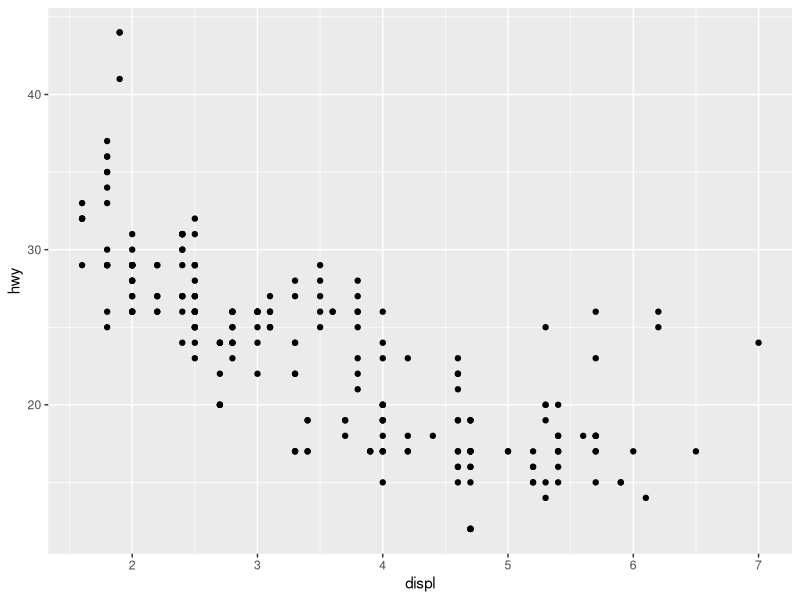
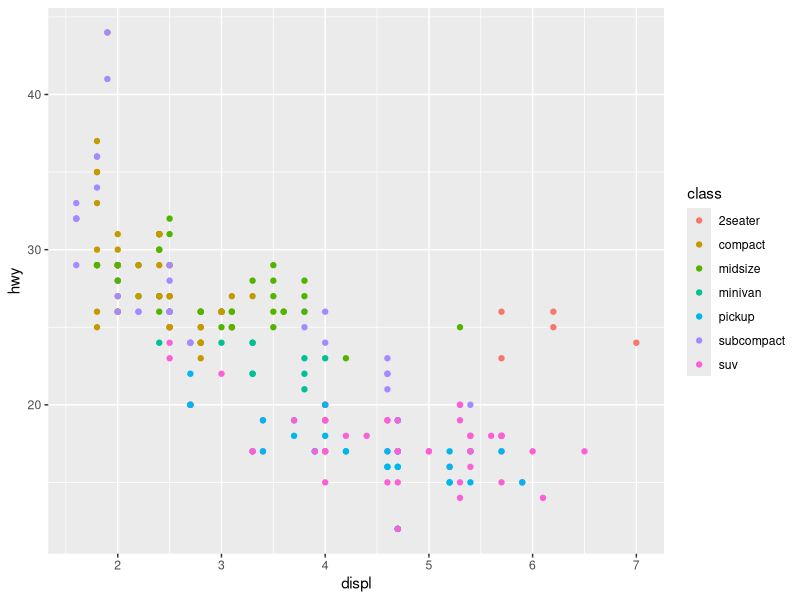
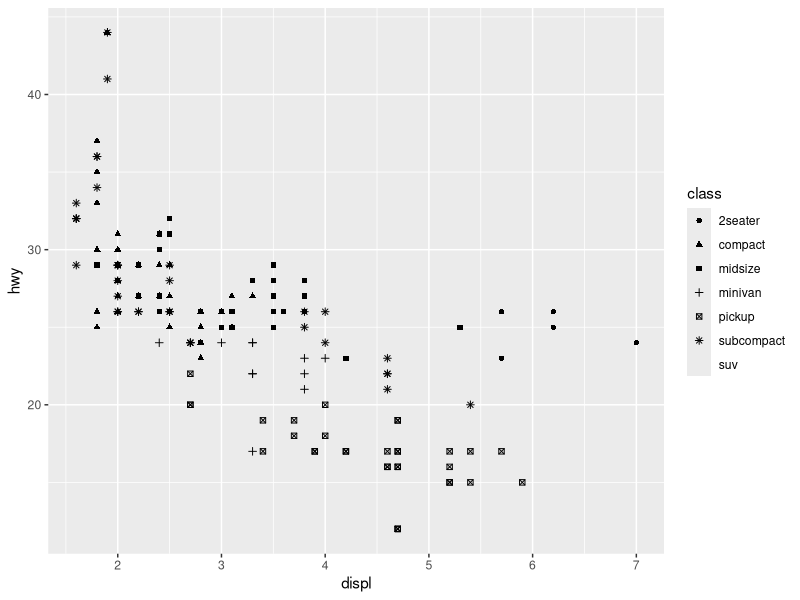
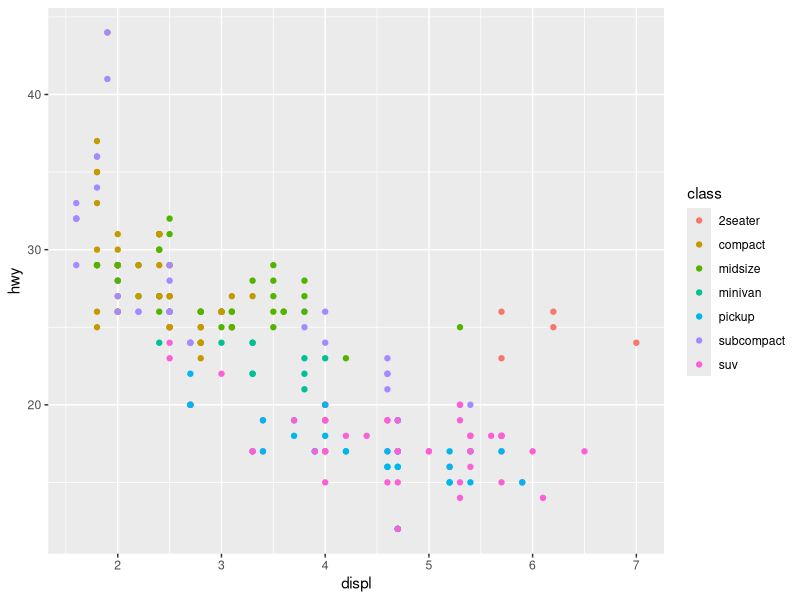

These figures' R source, in order:
## ---- chunk 1
knitr::opts_chunk$set(echo = TRUE)
library(tidyverse)
## ---- chunk 2
# data() to look at R data
g<- ggplot(data = mpg, aes(x=displ, y=hwy)) # data is df aes= aesthetic
  g+ geom_point() # this creates a scatterplot 

## ---- chunk 3
  g+ geom_point(aes(color= class)) # used another aes for specific layer
# the following creates the same plot 
# g<- ggplot(data=mpg, aes(x=displ, y=hwy, color=class))+
# g + geom_point()
## ---- chunk 4
 ggplot(data=mpg, aes(x=displ, y=hwy, shape=class))+
geom_point()
## ---- chunk 5
  g+ geom_point(aes(color= class)) # used another aes for specific layer
# the following creates the same plot 
# g<- ggplot(data=mpg, aes(x=displ, y=hwy, color=class))+
# g + geom_point()
